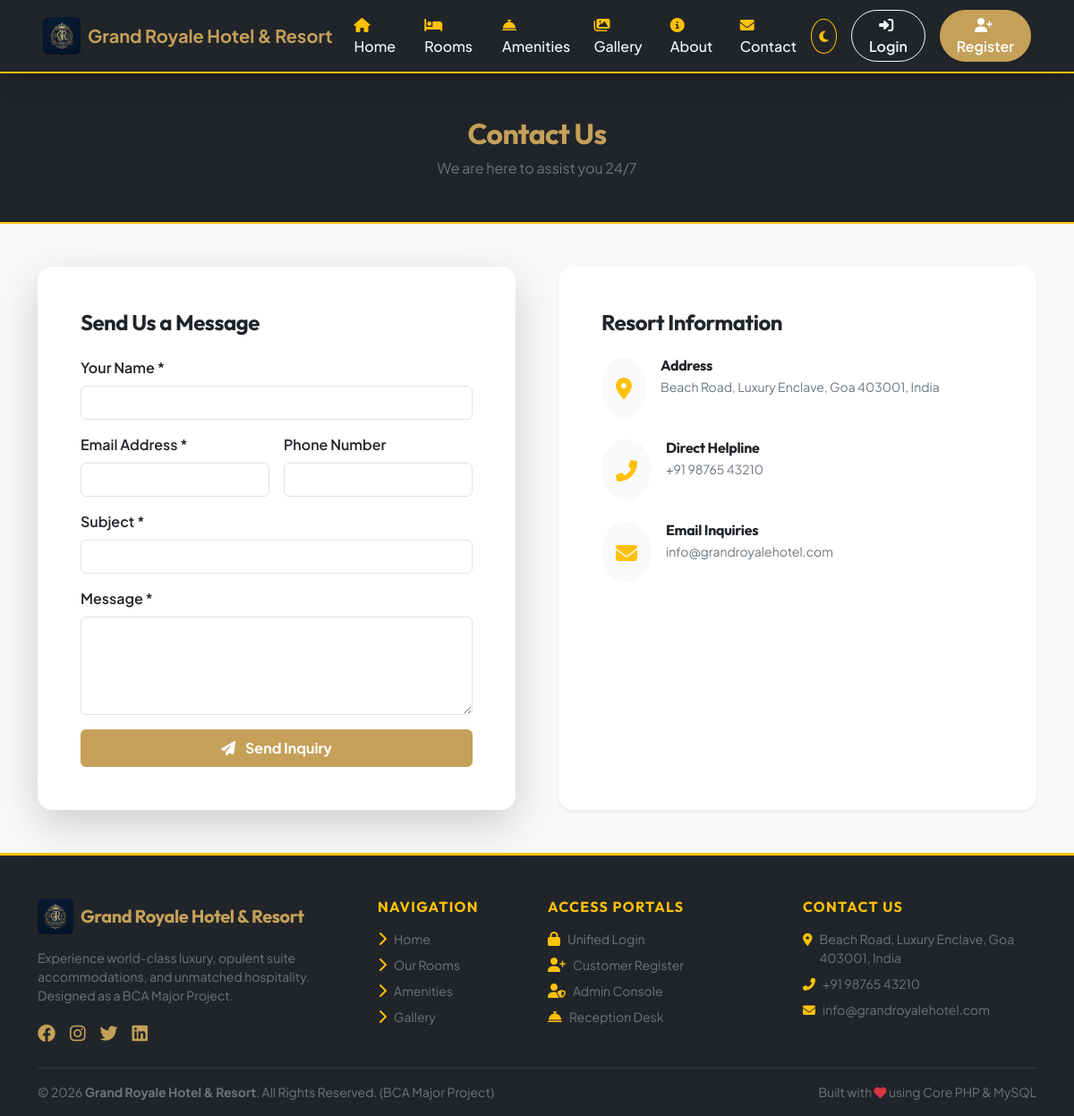
The page /contact.php on the database its author committed.
### tables this page shows
CREATE TABLE IF NOT EXISTS `settings` (
  `id` INT AUTO_INCREMENT PRIMARY KEY,
  `setting_key` VARCHAR(100) NOT NULL UNIQUE,
  `setting_value` TEXT DEFAULT NULL,
  `setting_group` VARCHAR(50) DEFAULT 'general'
);

### functions/helper.php (called while the page is built, shortened)
<?php
function sanitize($data) {
    return htmlspecialchars(trim((string)$data), ENT_QUOTES, 'UTF-8');
}
function getSetting($key, $default = '') {
    global $pdo;
    try {
        $stmt = $pdo->prepare("SELECT setting_value FROM settings WHERE setting_key = ?");
        $stmt->execute([$key]);
        $res = $stmt->fetchColumn();
        return $res !== false ? $res : $default;
    } catch (PDOException $e) {
        return $default;
    }
}

### functions/auth.php (called while the page is built, shortened)
<?php
require_once __DIR__ . '/../config/db.php';
require_once __DIR__ . '/helper.php';
function isLoggedIn() {
    return isset($_SESSION['user_id']) && !empty($_SESSION['user_id']);
}

### contact.php (the view, shortened to what this page needs)
<?php
require_once __DIR__ . '/includes/header.php';
require_once __DIR__ . '/includes/navbar.php';
?>
<div class="bg-dark text-light py-5 border-bottom border-warning border-2">
    <div class="container text-center">
        <h2 class="fw-bold brand-font text-amber">Contact Us</h2>
        <p class="text-secondary mb-0">We are here to assist you 24/7</p>
    </div>
</div>
<div class="container py-5">
    <div class="row g-5">
        <div class="col-lg-6">
            <div class="card border-0 shadow-lg rounded-4 p-4 p-md-5 bg-white">
                <h4 class="fw-bold mb-4">Send Us a Message</h4>
                <form action="contact.php" method="POST">
                    <div class="mb-3">
                        <label class="form-label fw-semibold">Your Name *</label>
                        <input type="text" name="name" class="form-control" required>
                    </div>
                    <div class="row g-3 mb-3">
                        <div class="col-md-6">
                            <label class="form-label fw-semibold">Email Address *</label>
                            <input type="email" name="email" class="form-control" required>
                        </div>
                        <div class="col-md-6">
                            <label class="form-label fw-semibold">Phone Number</label>
                            <input type="tel" name="phone" class="form-control">
                        </div>
                    </div>
                    <div class="mb-3">
                        <label class="form-label fw-semibold">Subject *</label>
                        <input type="text" name="subject" class="form-control" required>
                    </div>
                    <div class="mb-3">
                        <label class="form-label fw-semibold">Message *</label>
                        <textarea name="message" class="form-control" rows="4" required></textarea>
                    </div>
                    <button type="submit" class="btn btn-warning fw-bold text-dark w-100 py-2">
                        <i class="fas fa-paper-plane me-2"></i> Send Inquiry
                    </button>
                </form>
            </div>
        </div>
        <div class="col-lg-6">
            <div class="card border-0 shadow-sm rounded-4 p-4 p-md-5 bg-white h-100">
                <h4 class="fw-bold mb-4">Resort Information</h4>
                <div class="d-flex align-items-start gap-3 mb-4">
                    <div class="bg-light text-warning p-3 rounded-circle fs-4"><i class="fas fa-map-marker-alt"></i></div>
                    <div>
                        <h6 class="fw-bold mb-1">Address</h6>
                        <p class="text-secondary small mb-0"><?php echo sanitize(getSetting('hotel_address', 'Beach Road, Luxury Enclave, Goa 403001')); ?></p>
                    </div>
                </div>
                <div class="d-flex align-items-start gap-3 mb-4">
                    <div class="bg-light text-warning p-3 rounded-circle fs-4"><i class="fas fa-phone-alt"></i></div>
                    <div>
                        <h6 class="fw-bold mb-1">Direct Helpline</h6>
                        <p class="text-secondary small mb-0"><?php echo sanitize(getSetting('hotel_phone', '+91 98765 43210')); ?></p>
                    </div>
                </div>
                <div class="d-flex align-items-start gap-3">
                    <div class="bg-light text-warning p-3 rounded-circle fs-4"><i class="fas fa-envelope"></i></div>
                    <div>
                        <h6 class="fw-bold mb-1">Email Inquiries</h6>
                        <p class="text-secondary small mb-0"><?php echo sanitize(getSetting('hotel_email', 'info@grandroyalehotel.com')); ?></p>
                    </div>
                </div>
            </div>
        </div>
    </div>
</div>
<?php require_once __DIR__ . '/includes/footer.php'; ?>

### includes/navbar.php (shortened to what this page needs)
<?php
$hotelName = getSetting('hotel_name', 'Grand Royale Hotel & Resort');
$userRole = $_SESSION['user_role'] ?? null;
$userName = $_SESSION['user_name'] ?? 'Guest';
?>
<nav class="navbar navbar-expand-lg bg-dark navbar-dark sticky-top shadow-lg py-2 border-bottom border-warning border-2">
    <div class="container-fluid px-lg-5">
        <a class="navbar-brand d-flex align-items-center gap-2" href="<?php echo BASE_URL; ?>/index.php">
            <img src="<?php echo BASE_URL; ?>/assets/images/logo.png" alt="Grand Royale Logo" height="42" class="rounded shadow-sm">
            <span class="fw-bold tracking-wide text-amber fs-5 d-none d-sm-inline"><?php echo sanitize($hotelName); ?></span>
        </a>
        <div class="collapse navbar-collapse" id="navbarContent">
            <ul class="navbar-nav me-auto mb-2 mb-lg-0 fw-medium gap-lg-1">
                <li class="nav-item"><a class="nav-link text-light" href="<?php echo BASE_URL; ?>/index.php"><i class="fas fa-home text-warning me-1"></i> Home</a></li>
                <li class="nav-item"><a class="nav-link text-light" href="<?php echo BASE_URL; ?>/rooms.php"><i class="fas fa-bed text-warning me-1"></i> Rooms</a></li>
                <li class="nav-item"><a class="nav-link text-light" href="<?php echo BASE_URL; ?>/amenities.php"><i class="fas fa-concierge-bell text-warning me-1"></i> Amenities</a></li>
                <li class="nav-item"><a class="nav-link text-light" href="<?php echo BASE_URL; ?>/gallery.php"><i class="fas fa-images text-warning me-1"></i> Gallery</a></li>
                <li class="nav-item"><a class="nav-link text-light" href="<?php echo BASE_URL; ?>/about.php"><i class="fas fa-info-circle text-warning me-1"></i> About</a></li>
                <li class="nav-item"><a class="nav-link text-light" href="<?php echo BASE_URL; ?>/contact.php"><i class="fas fa-envelope text-warning me-1"></i> Contact</a></li>
            </ul>
            <div class="d-flex align-items-center gap-3">
                <button id="themeToggleBtn" class="btn btn-outline-warning btn-sm rounded-circle p-2" title="Toggle Dark/Light Mode">
                    <i class="fas fa-moon" id="themeIcon"></i>
                </button>
                <?php if (isLoggedIn()): ?>
                    <div class="dropdown">
                        <button class="btn btn-warning dropdown-toggle fw-semibold rounded-pill px-3 py-1 shadow-sm d-flex align-items-center gap-2" type="button" data-bs-toggle="dropdown" aria-expanded="false">
                            <i class="fas fa-user-circle fs-5"></i>
                            <span><?php echo sanitize($userName); ?></span>
                            <span class="badge bg-dark text-warning border border-warning text-uppercase px-2 ms-1" style="font-size: 0.65rem;"><?php echo sanitize($userRole); ?></span>
                        </button>
                        <ul class="dropdown-menu dropdown-menu-end shadow-lg border-0 mt-2">
                            <?php if ($userRole === 'admin'): ?>
                                <li><a class="dropdown-item fw-medium" href="<?php echo BASE_URL; ?>/admin/index.php"><i class="fas fa-tachometer-alt text-primary me-2"></i> Admin Dashboard</a></li>
                            <?php elseif ($userRole === 'receptionist'): ?>
                                <li><a class="dropdown-item fw-medium" href="<?php echo BASE_URL; ?>/staff/reception/index.php"><i class="fas fa-concierge-bell text-primary me-2"></i> Reception Desk</a></li>
                            <?php elseif ($userRole === 'housekeeping'): ?>
                                <li><a class="dropdown-item fw-medium" href="<?php echo BASE_URL; ?>/staff/housekeeping/index.php"><i class="fas fa-broom text-primary me-2"></i> Housekeeping Portal</a></li>
                            <?php elseif ($userRole === 'customer'): ?>
                                <li><a class="dropdown-item fw-medium" href="<?php echo BASE_URL; ?>/customer/index.php"><i class="fas fa-tachometer-alt text-primary me-2"></i> My Dashboard</a></li>
                                <li><a class="dropdown-item fw-medium" href="<?php echo BASE_URL; ?>/customer/my-bookings.php"><i class="fas fa-calendar-check text-primary me-2"></i> My Bookings</a></li>
                                <li><a class="dropdown-item fw-medium" href="<?php echo BASE_URL; ?>/customer/profile.php"><i class="fas fa-user-edit text-primary me-2"></i> My Profile</a></li>
                            <?php endif; ?>
                            <li><hr class="dropdown-divider"></li>
                            <li><a class="dropdown-item text-danger fw-semibold" href="<?php echo BASE_URL; ?>/logout.php"><i class="fas fa-sign-out-alt me-2"></i> Logout</a></li>
                        </ul>
                    </div>
                <?php else: ?>
                    <a href="<?php echo BASE_URL; ?>/login.php" class="btn btn-outline-light rounded-pill px-3 py-1 fw-semibold"><i class="fas fa-sign-in-alt me-1"></i> Login</a>
                    <a href="<?php echo BASE_URL; ?>/register.php" class="btn btn-warning rounded-pill px-3 py-1 fw-semibold text-dark shadow-sm"><i class="fas fa-user-plus me-1"></i> Register</a>
                <?php endif; ?>
            </div>
        </div>
    </div>
</nav>

### includes/footer.php (shortened to what this page needs)
<?php
$hotelName = getSetting('hotel_name', 'Grand Royale Hotel & Resort');
$hotelAddress = getSetting('hotel_address', 'Beach Road, Luxury Enclave, Goa 403001');
$hotelPhone = getSetting('hotel_phone', '+91 98765 43210');
$hotelEmail = getSetting('hotel_email', 'info@grandroyalehotel.com');
?>
<footer class="bg-dark text-light mt-auto pt-5 pb-3 border-top border-warning border-3">
    <div class="container">
        <div class="row g-4 mb-4">
            <div class="col-lg-4 col-md-6">
                <div class="d-flex align-items-center gap-2 mb-3">
                    <img src="<?php echo BASE_URL; ?>/assets/images/logo.png" alt="Logo" height="40" class="rounded">
                    <h5 class="fw-bold text-amber mb-0"><?php echo sanitize($hotelName); ?></h5>
                </div>
                <p class="text-secondary small">
                    Experience world-class luxury, opulent suite accommodations, and unmatched hospitality. Designed as a BCA Major Project.
                </p>
                <div class="d-flex gap-3 text-amber fs-5 mt-3">
                    <a href="#" class="text-amber hover-gold"><i class="fab fa-facebook"></i></a>
                    <a href="#" class="text-amber hover-gold"><i class="fab fa-instagram"></i></a>
                    <a href="#" class="text-amber hover-gold"><i class="fab fa-twitter"></i></a>
                    <a href="#" class="text-amber hover-gold"><i class="fab fa-linkedin"></i></a>
                </div>
            </div>
            <div class="col-lg-2 col-md-6">
                <h6 class="text-uppercase text-warning fw-bold mb-3 tracking-wider">Navigation</h6>
                <ul class="list-unstyled text-secondary small d-grid gap-2">
                    <li><a href="<?php echo BASE_URL; ?>/index.php" class="text-decoration-none text-secondary hover-gold"><i class="fas fa-chevron-right text-warning me-2 fs-6"></i>Home</a></li>
                    <li><a href="<?php echo BASE_URL; ?>/rooms.php" class="text-decoration-none text-secondary hover-gold"><i class="fas fa-chevron-right text-warning me-2 fs-6"></i>Our Rooms</a></li>
                    <li><a href="<?php echo BASE_URL; ?>/amenities.php" class="text-decoration-none text-secondary hover-gold"><i class="fas fa-chevron-right text-warning me-2 fs-6"></i>Amenities</a></li>
                    <li><a href="<?php echo BASE_URL; ?>/gallery.php" class="text-decoration-none text-secondary hover-gold"><i class="fas fa-chevron-right text-warning me-2 fs-6"></i>Gallery</a></li>
                </ul>
            </div>
            <div class="col-lg-3 col-md-6">
                <h6 class="text-uppercase text-warning fw-bold mb-3 tracking-wider">Access Portals</h6>
                <ul class="list-unstyled text-secondary small d-grid gap-2">
                    <li><a href="<?php echo BASE_URL; ?>/login.php" class="text-decoration-none text-secondary hover-gold"><i class="fas fa-lock text-warning me-2 fs-6"></i>Unified Login</a></li>
                    <li><a href="<?php echo BASE_URL; ?>/register.php" class="text-decoration-none text-secondary hover-gold"><i class="fas fa-user-plus text-warning me-2 fs-6"></i>Customer Register</a></li>
                    <li><a href="<?php echo BASE_URL; ?>/admin/index.php" class="text-decoration-none text-secondary hover-gold"><i class="fas fa-user-shield text-warning me-2 fs-6"></i>Admin Console</a></li>
                    <li><a href="<?php echo BASE_URL; ?>/staff/reception/index.php" class="text-decoration-none text-secondary hover-gold"><i class="fas fa-concierge-bell text-warning me-2 fs-6"></i>Reception Desk</a></li>
                </ul>
            </div>
            <div class="col-lg-3 col-md-6">
                <h6 class="text-uppercase text-warning fw-bold mb-3 tracking-wider">Contact Us</h6>
                <ul class="list-unstyled text-secondary small d-grid gap-2">
                    <li class="d-flex align-items-start gap-2">
                        <i class="fas fa-map-marker-alt text-warning mt-1"></i>
                        <span><?php echo sanitize($hotelAddress); ?></span>
                    </li>
                    <li class="d-flex align-items-center gap-2">
                        <i class="fas fa-phone-alt text-warning"></i>
                        <span><?php echo sanitize($hotelPhone); ?></span>
                    </li>
                    <li class="d-flex align-items-center gap-2">
                        <i class="fas fa-envelope text-warning"></i>
                        <span><?php echo sanitize($hotelEmail); ?></span>
                    </li>
                </ul>
            </div>
        </div>
        <hr class="border-secondary my-3">
        <div class="d-flex flex-column flex-md-row justify-content-between align-items-center text-secondary small gap-2">
            <div>
                &copy; <?php echo date('Y'); ?> <strong><?php echo sanitize($hotelName); ?></strong>. All Rights Reserved. (BCA Major Project)
            </div>
            <div>
                Built with <i class="fas fa-heart text-danger"></i> using Core PHP & MySQL
            </div>
        </div>
    </div>
</footer>
</body>
</html>

### assets/css/style.css (style rules this page uses)
:root { --primary-gold: #c5a059; --hover-gold: #e5b967; --dark-navy: #0d1b2a; --navy-card: #1b263b; --accent-blue: #415a77; --light-bg: #f8f9fa; --card-shadow: 0 10px 30px rgba(0, 0, 0, 0.08); }
body { font-family: 'Plus Jakarta Sans', -apple-system, BlinkMacSystemFont, sans-serif; color: #2b2d42; background-color: var(--light-bg); }
h1, h2, h3, h4, h5, h6, .brand-font { font-family: 'Outfit', sans-serif; letter-spacing: -0.02em; }
.text-amber { color: var(--primary-gold) !important; }
.btn-warning { background-color: var(--primary-gold); border-color: var(--primary-gold); color: #ffffff !important; }
.tracking-wider { letter-spacing: 0.08em; }

### rows shown on the page
settings: setting_value "Grand Royale Hotel & Resort"
settings: setting_value "Beach Road, Luxury Enclave, Goa 403001, India"
settings: setting_value "+91 98765 43210"
settings: setting_value "info@grandroyalehotel.com"
